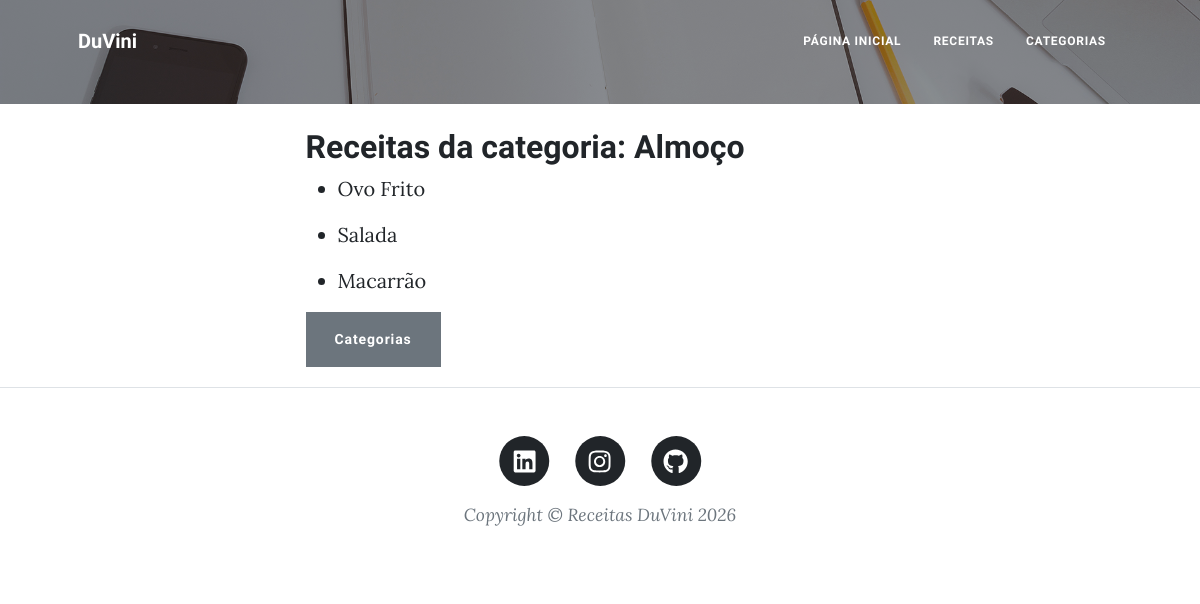
The app's page /mostrar_categoria/4/ with its own data.
### receita/models.py (models this page shows, shortened)
class Categoria(models.Model):
    nome = models.CharField(max_length=25)

class Receita(models.Model):
    titulo = models.CharField(max_length=100)
    ingredientes = models.TextField()
    modo_preparo = models.TextField()
    data_criacao = models.DateTimeField(auto_now_add=True)
    categoria = models.ForeignKey(Categoria, on_delete=models.CASCADE)
    foto_receita = models.ImageField(upload_to='fotos/%d/%m/%Y/', blank=True, null=True)

### receita/views.py (the view)
# urls.py: path('mostrar_categoria/<int:id_categoria>/', views.mostrar_categoria, name="mostrar_categoria"),
def mostrar_categoria(request, id_categoria):
    categoria_encontratada = Categoria.objects.get(id = id_categoria)
    receitas = Receita.objects.filter(categoria = categoria_encontratada)
    context = {'categoria': categoria_encontratada,
               'receitas': receitas}
    return render(request, 'mostrar_categoria.html', context)

### receita/templates/mostrar_categoria.html (shortened to what this page needs)
{% extends 'base.html' %}
{% block content %}
<h2>Receitas da categoria: {{categoria.nome}}</h2>
<section>
    {% for item in receitas %}
    <ul>
        <li>
            <a href="{% url 'detalhes_receita' id_receita=item.id %}">{{item.titulo}}</a>
        </li>
    </ul>
    {% endfor %}
</section>
<section>
    <a href="{% url 'categorias' %}" class="btn btn-secondary">Categorias</a>
</section>
{% endblock %}

### records on screen
Categoria: nome "Almoço"
Receita: titulo "Ovo Frito"
Receita: titulo "Salada"
Receita: titulo "Macarrão"
